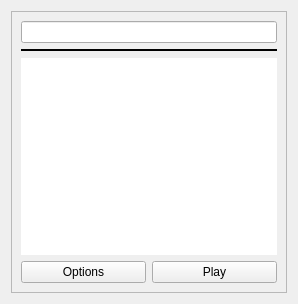
<?xml version="1.0" encoding="UTF-8"?>
<ui version="4.0">
 <class>session</class>
 <widget class="QWidget" name="session">
  <property name="geometry">
   <rect>
    <x>0</x>
    <y>0</y>
    <width>296</width>
    <height>304</height>
   </rect>
  </property>
  <property name="sizePolicy">
   <sizepolicy hsizetype="Minimum" vsizetype="Preferred">
    <horstretch>0</horstretch>
    <verstretch>0</verstretch>
   </sizepolicy>
  </property>
  <property name="windowTitle">
   <string>Form</string>
  </property>
  <layout class="QGridLayout" name="gridLayout_2">
   <item row="0" column="0">
    <widget class="QFrame" name="frame">
     <property name="sizePolicy">
      <sizepolicy hsizetype="Minimum" vsizetype="Preferred">
       <horstretch>0</horstretch>
       <verstretch>0</verstretch>
      </sizepolicy>
     </property>
     <property name="frameShape">
      <enum>QFrame::StyledPanel</enum>
     </property>
     <property name="frameShadow">
      <enum>QFrame::Raised</enum>
     </property>
     <layout class="QGridLayout" name="gridLayout">
      <item row="2" column="0">
       <layout class="QVBoxLayout" name="verticalLayout">
        <item>
         <layout class="QHBoxLayout" name="horizontalLayout">
          <property name="sizeConstraint">
           <enum>QLayout::SetMinimumSize</enum>
          </property>
          <item>
           <widget class="QLineEdit" name="sessionName">
            <property name="sizePolicy">
             <sizepolicy hsizetype="Minimum" vsizetype="Fixed">
              <horstretch>0</horstretch>
              <verstretch>0</verstretch>
             </sizepolicy>
            </property>
            <property name="mouseTracking">
             <bool>false</bool>
            </property>
            <property name="tabletTracking">
             <bool>true</bool>
            </property>
            <property name="alignment">
             <set>Qt::AlignCenter</set>
            </property>
            <property name="readOnly">
             <bool>true</bool>
            </property>
            <property name="placeholderText">
             <string extracomment="nmjuhybgvfcdxser"/>
            </property>
            <property name="cursorMoveStyle">
             <enum>Qt::VisualMoveStyle</enum>
            </property>
           </widget>
          </item>
         </layout>
        </item>
        <item>
         <widget class="Line" name="line">
          <property name="sizePolicy">
           <sizepolicy hsizetype="Minimum" vsizetype="Maximum">
            <horstretch>0</horstretch>
            <verstretch>0</verstretch>
           </sizepolicy>
          </property>
          <property name="frameShadow">
           <enum>QFrame::Plain</enum>
          </property>
          <property name="lineWidth">
           <number>2</number>
          </property>
          <property name="orientation">
           <enum>Qt::Horizontal</enum>
          </property>
         </widget>
        </item>
        <item>
         <widget class="QTextBrowser" name="LabelStats">
          <property name="sizePolicy">
           <sizepolicy hsizetype="Minimum" vsizetype="MinimumExpanding">
            <horstretch>0</horstretch>
            <verstretch>0</verstretch>
           </sizepolicy>
          </property>
          <property name="layoutDirection">
           <enum>Qt::LeftToRight</enum>
          </property>
          <property name="frameShape">
           <enum>QFrame::NoFrame</enum>
          </property>
          <property name="frameShadow">
           <enum>QFrame::Plain</enum>
          </property>
          <property name="verticalScrollBarPolicy">
           <enum>Qt::ScrollBarAlwaysOff</enum>
          </property>
          <property name="horizontalScrollBarPolicy">
           <enum>Qt::ScrollBarAlwaysOff</enum>
          </property>
          <property name="acceptRichText">
           <bool>false</bool>
          </property>
          <property name="cursorWidth">
           <number>0</number>
          </property>
          <property name="textInteractionFlags">
           <set>Qt::NoTextInteraction</set>
          </property>
         </widget>
        </item>
        <item>
         <layout class="QHBoxLayout" name="horizontalLayout_2">
          <item>
           <widget class="QPushButton" name="ButtonOptions">
            <property name="text">
             <string>Options</string>
            </property>
           </widget>
          </item>
          <item>
           <widget class="QPushButton" name="ButtonDeckPlay">
            <property name="text">
             <string>Play</string>
            </property>
           </widget>
          </item>
         </layout>
        </item>
       </layout>
      </item>
     </layout>
    </widget>
   </item>
  </layout>
 </widget>
 <resources/>
 <connections/>
</ui>
